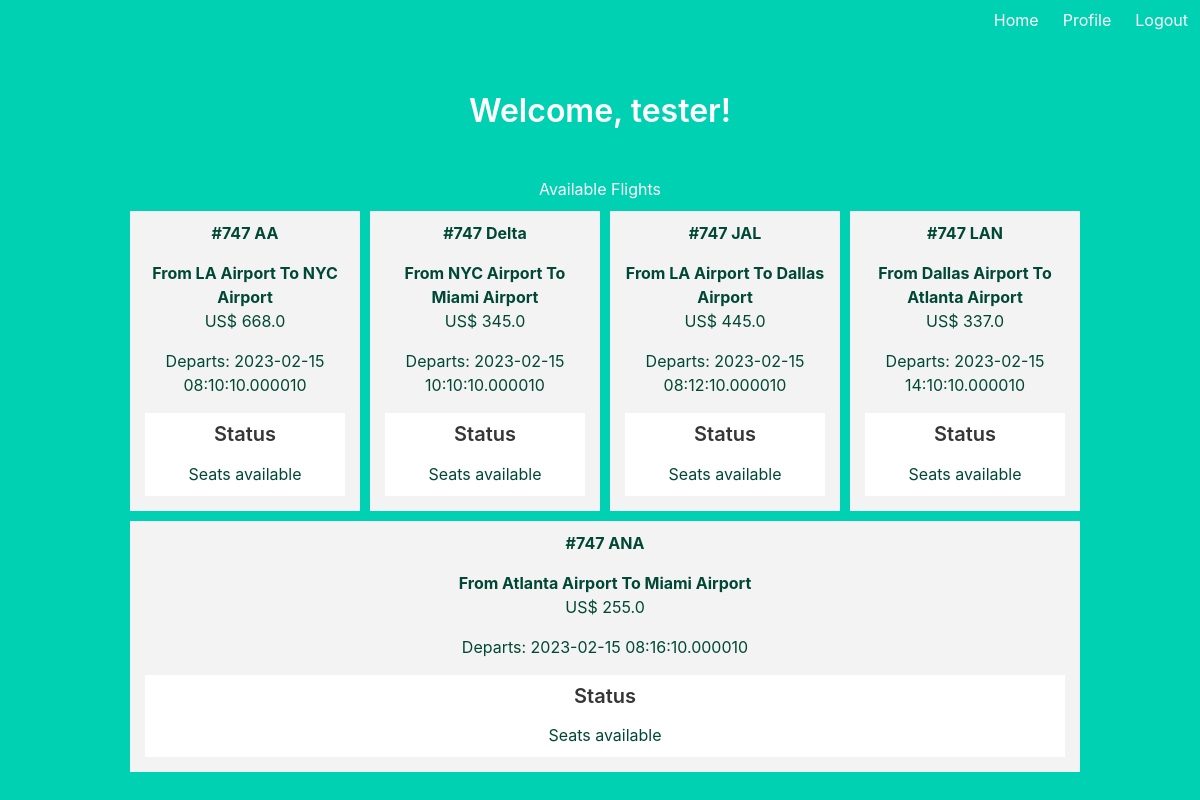
The app's page /profile (signed in), older data.
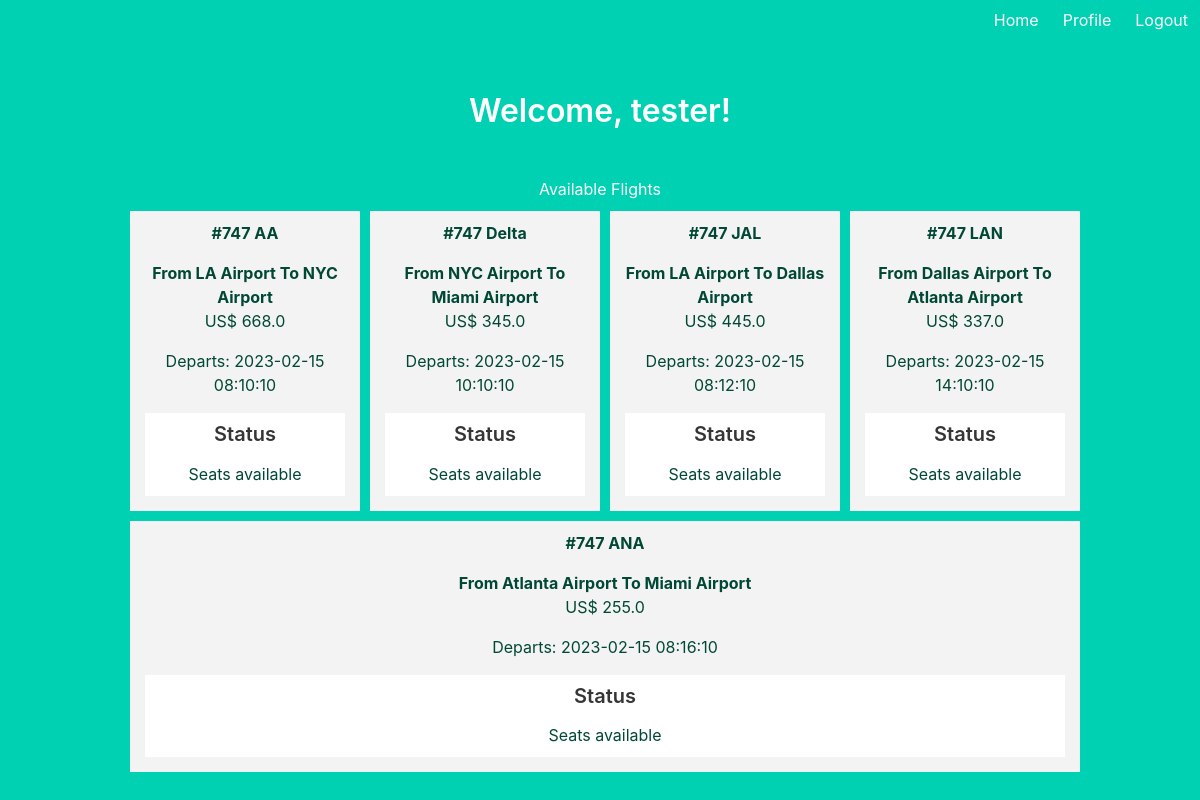
The same page, newer data.
### models.py (models this page shows, shortened)
class User(UserMixin, db.Model):
	id = db.Column(db.Integer, primary_key=True)
	email = db.Column(db.String(100), unique=True)
	password = db.Column(db.String(100))
	name = db.Column(db.String(1000))

class Flight(db.Model):
	id = db.Column(db.Integer, primary_key=True)
	flightCode = db.Column(db.String(100), unique=True)
	departure = db.Column(db.String(1000))
	arrival = db.Column(db.String(1000))
	ticketPrice = db.Column(db.Float)
	passengers = db.Column(db.Integer)
	date = db.Column(db.DateTime(timezone=False))

### main.py (the view)
@main.route('/profile')
@login_required
def profile():
	flights = Flight.query.all()
	return render_template('profile.html', name=current_user.name, flights=flights)

### __init__.py (called while the page is built)
def create_app():
	app = Flask(__name__)
	app.config['SECRET_KEY'] = 'secret-key-goes-here'
	app.config['SQLALCHEMY_DATABASE_URI'] = 'sqlite:///db.sqlite'
	app.config['SQLALCHEMY_TRACK_MODIFICATIONS'] = True
	db.init_app(app)
	login_manager = LoginManager()
	login_manager.login_view = 'auth.login'
	login_manager.init_app(app)
	from .models import User
	from .models import Flight
	Flight.create_tables()
	@login_manager.user_loader
	def load_user(user_id):
		return User.query.get(int(user_id))
	from .auth import auth as auth_blueprint
	app.register_blueprint(auth_blueprint)
	from .main import main as main_blueprint
	app.register_blueprint(main_blueprint)
	return app

### templates/profile.html
{% extends "base.html" %}
{% block content %}
<h1 class="title">
  Welcome, {{ name }}!
</h1>
<br/>
<div>
  Available Flights
</div>
<div class="content">
  {% for flight in flights %}
      <div class="flight">
          <p><b>#{{ flight.flightCode }}</b></p>
          <b>
              <p class="name">From {{ flight.departure }} To {{ flight.arrival }}</p>
          </b>
          <p>US$ {{ flight.ticketPrice }}</p>
          <p>Departs: {{ flight.date }}</p>
          <div class="bio">
              <h4>Status</h4>
              <p>Seats available {{ flight.bio }}</p>
          </div>
      </div>
  {% endfor %}
</div>
{% endblock %}

### templates/base.html (shortened to what this page needs)
<!DOCTYPE html>
<html>
<head>
    <link rel="stylesheet" href="https://cdnjs.cloudflare.com/ajax/libs/bulma/0.7.2/css/bulma.min.css" />
</head>
<body>
    <section class="hero is-primary is-fullheight">
        <div class="hero-head">
            <div class="navbar-end">
                <a href="{{ url_for('main.index') }}" class="navbar-item">
                    Home
                </a>
                {% if current_user.is_authenticated %}
                <a href="{{ url_for('main.profile') }}" class="navbar-item">
                    Profile
                </a>
                {% endif %}
                {% if current_user.is_authenticated %}
                <a href="{{ url_for('auth.logout') }}" class="navbar-item">
                    Logout
                </a>
                {% endif %}
            </div>
        </div>
        <div class="hero-body">
            <div class="container has-text-centered">
               {% block content %}
               {% endblock %}
            </div>
        </div>
    </section>
</body>
</html>

### templates/base.html (style rules this page uses)
.title { margin: 5px; }
.content { margin: 5px; width: 100%; display: flex; flex-direction: row; flex-wrap: wrap; user-select: none; }
.flight { flex: 20%; padding: 10px; margin: 5px; background-color: #f3f3f3; color: #004835; inline-size: 100%; }
.bio { padding: 10px; margin: 5px; background-color: #ffffff; color: #004835; }

Row changes from the older to the newer data that the page shows:
changed Flight "747 AA": date "2023-02-15 08:10:10.000010" → "2023-02-15 08:10:10"
changed Flight "747 Delta": date "2023-02-15 10:10:10.000010" → "2023-02-15 10:10:10"
changed Flight "747 JAL": date "2023-02-15 08:12:10.000010" → "2023-02-15 08:12:10"
changed Flight "747 LAN": date "2023-02-15 14:10:10.000010" → "2023-02-15 14:10:10"
changed Flight "747 ANA": date "2023-02-15 08:16:10.000010" → "2023-02-15 08:16:10"
